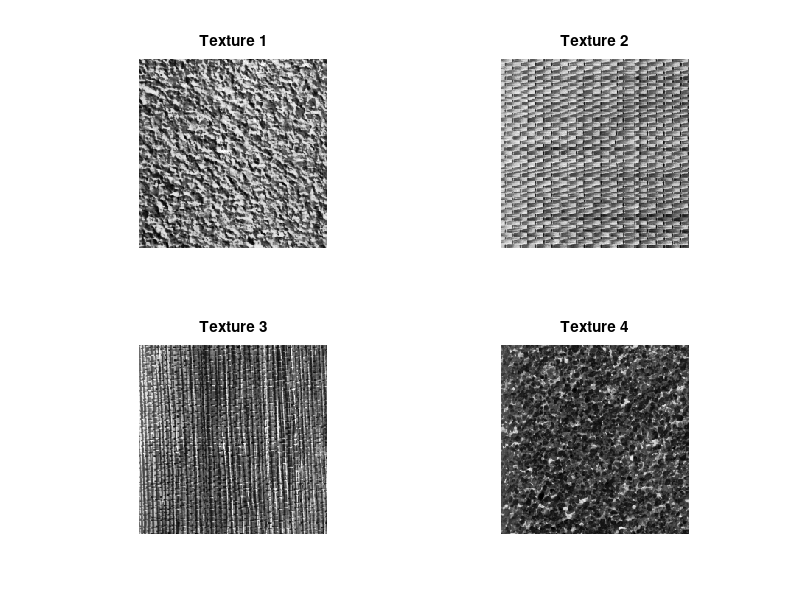

MATLAB code to generate this figure: (Note: this script raises an error after producing the figure.)
%%%%%%%%%%%%%%%%%%%%%%%%%%%%%%%%%%%%%%%%%%%%%%%%%%%
%
%       This scripts save the files needed for the mandatory assignment 2
%       in INF4300 and INF9305
%
clear all
close all
addpath('../Oblig1'); % For my GLCM function

%Loading the images
mosaic1_train = load('data/mosaic1_train.mat');
training_mask = load('data/training_mask.mat');
mosaic2_test = load('data/mosaic2_test.mat');
mosaic3_test = load('data/mosaic3_test.mat');

% I don't want them as structs
mosaic1_train = mosaic1_train.mosaicim;
mosaic2_test = mosaic2_test.mosaicim;
mosaic3_test = mosaic3_test.mosaicim;
training_mask = training_mask.mosaicim;

% Find size of image
[N,M] = size(mosaic1_train);
G=16; %We want to use 16 graylevels

% Normalize the images
texture1 = mosaic1_train(1:N/2,1:M/2);
texture1_norm = uint8(round(double(texture1) * (G-1) / double(max(texture1(:)))));
texture2 = mosaic1_train(1:N/2,M/2+1:end);
texture2_norm = uint8(round(double(texture2) * (G-1) / double(max(texture2(:)))));
texture3 = mosaic1_train(N/2+1:end,1:M/2);
texture3_norm = uint8(round(double(texture3) * (G-1) / double(max(texture3(:)))));
texture4 = mosaic1_train(N/2+1:end,M/2+1:end);
texture4_norm = uint8(round(double(texture4) * (G-1) / double(max(texture4(:)))));

% Display the different textures
figure(1)
subplot(221)
imshow(texture1,[]);
title('Texture 1');
subplot(222)
imshow(texture2,[]);
title('Texture 2');
subplot(223)
imshow(texture3,[]);
title('Texture 3');
subplot(224)
imshow(texture4,[]);
title('Texture 4');

% Calculate the GLCM for direction dx = 1 dy = 0
texture1dx1dy0 = GLCM(texture1_norm,G,1,0,0,1);
texture2dx1dy0 = GLCM(texture2_norm,G,1,0,0,1);
texture3dx1dy0 = GLCM(texture3_norm,G,1,0,0,1);
texture4dx1dy0 = GLCM(texture4_norm,G,1,0,0,1);

% Calculate the GLCM for direction dx = 0 dy = 2
texture1dx0dy1 = GLCM(texture1_norm,G,0,1,0,1);
texture2dx0dy1 = GLCM(texture2_norm,G,0,1,0,1);
texture3dx0dy1 = GLCM(texture3_norm,G,0,1,0,1);
texture4dx0dy1 = GLCM(texture4_norm,G,0,1,0,1);

% Calculate the GLCM for direction dx = 1 dy = -1
texture1dx1dymin1 = GLCM(texture1_norm,G,1,-1,0,1);
texture2dx1dymin1 = GLCM(texture2_norm,G,1,-1,0,1);
texture3dx1dymin1 = GLCM(texture3_norm,G,1,-1,0,1);
texture4dx1dymin1 = GLCM(texture4_norm,G,1,-1,0,1);

% Calculate the GLCM for direction dx = -1 dy = 1
texture1dxmin1dy1 = GLCM(texture1_norm,G,-1,1,0,1);
texture2dxmin1dy1 = GLCM(texture2_norm,G,-1,1,0,1);
texture3dxmin1dy1 = GLCM(texture3_norm,G,-1,1,0,1);
texture4dxmin1dy1 = GLCM(texture4_norm,G,-1,1,0,1);

% Try to plot some of the GLCM's
figure(2)
subplot(221);
imagesc(texture1dx1dy0);
subplot(222);
imagesc(texture2dx1dy0);
subplot(223);
imagesc(texture3dx1dy0);
subplot(224);
imagesc(texture4dx1dy0);

% Save the traning and test images
save('new_data/mosaic1_train','mosaic1_train');
save('new_data/mosaic2_test','mosaic2_test');
save('new_data/mosaic3_test','mosaic3_test');

% Save the traning mask
save('new_data/training_mask','training_mask');

% Save the example GLCM matrices
save('new_data/texture1dx1dy0','texture1dx1dy0');
save('new_data/texture2dx1dy0','texture2dx1dy0');
save('new_data/texture3dx1dy0','texture3dx1dy0');
save('new_data/texture4dx1dy0','texture4dx1dy0');

save('new_data/texture1dx0dy1','texture1dx0dy1');
save('new_data/texture2dx0dy1','texture2dx0dy1');
save('new_data/texture3dx0dy1','texture3dx0dy1');
save('new_data/texture4dx0dy1','texture4dx0dy1');

save('new_data/texture1dx1dymin1','texture1dx1dymin1');
save('new_data/texture2dx1dymin1','texture2dx1dymin1');
save('new_data/texture3dx1dymin1','texture3dx1dymin1');
save('new_data/texture4dx1dymin1','texture4dx1dymin1');

save('new_data/texture1dxmin1dy1','texture1dxmin1dy1');
save('new_data/texture2dxmin1dy1','texture2dxmin1dy1');
save('new_data/texture3dxmin1dy1','texture3dxmin1dy1');
save('new_data/texture4dxmin1dy1','texture4dxmin1dy1');

% Save the traning and test images as .txt files
dlmwrite('new_data/mosaic1_train.txt',mosaic1_train);
dlmwrite('new_data/mosaic2_test.txt',mosaic2_test);
dlmwrite('new_data/mosaic3_test.txt',mosaic3_test);

% Save the traning mask as .txt file
dlmwrite('new_data/training_mask.txt',training_mask);

% Save the example GLCM matrices as .txt files
dlmwrite('new_data/texture1dx1dy0.txt',texture1dx1dy0);
dlmwrite('new_data/texture2dx1dy0.txt',texture2dx1dy0);
dlmwrite('new_data/texture3dx1dy0.txt',texture3dx1dy0);
dlmwrite('new_data/texture4dx1dy0.txt',texture4dx1dy0);

dlmwrite('new_data/texture1dx0dy1.txt',texture1dx0dy1);
dlmwrite('new_data/texture2dx0dy1.txt',texture2dx0dy1);
dlmwrite('new_data/texture3dx0dy1.txt',texture3dx0dy1);
dlmwrite('new_data/texture4dx0dy1.txt',texture4dx0dy1);

dlmwrite('new_data/texture1dx1dymin1.txt',texture1dx1dymin1);
dlmwrite('new_data/texture2dx1dymin1.txt',texture2dx1dymin1);
dlmwrite('new_data/texture3dx1dymin1.txt',texture3dx1dymin1);
dlmwrite('new_data/texture4dx1dymin1.txt',texture4dx1dymin1);

dlmwrite('new_data/texture1dxmin1dy1.txt',texture1dxmin1dy1);
dlmwrite('new_data/texture2dxmin1dy1.txt',texture2dxmin1dy1);
dlmwrite('new_data/texture3dxmin1dy1.txt',texture3dxmin1dy1);
dlmwrite('new_data/texture4dxmin1dy1.txt',texture4dxmin1dy1);
